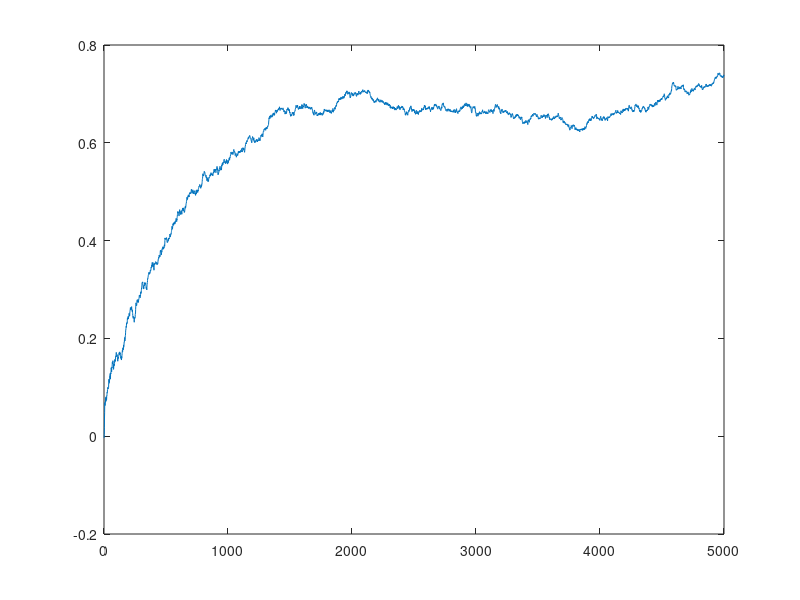
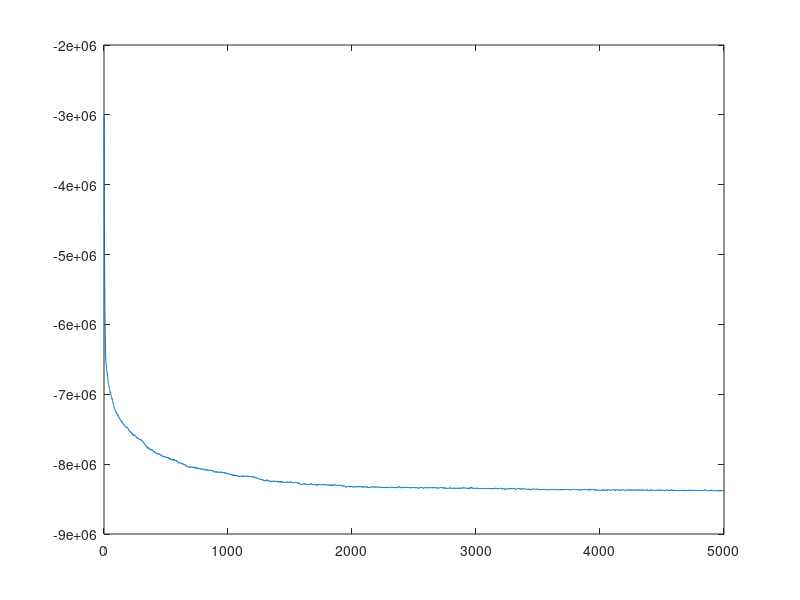

MATLAB code to generate these figures, in order:
clc
close all

L = 60;
N = 2*L^2;
warmup = 5e3;
updates = 5e3;

Mtest = dlmread('Mtest.txt');
Etest = dlmread('Etest.txt');

start = 1;

figure
plot(start:updates,Mtest(start:updates));

figure
plot(start:updates,Etest(start:updates));